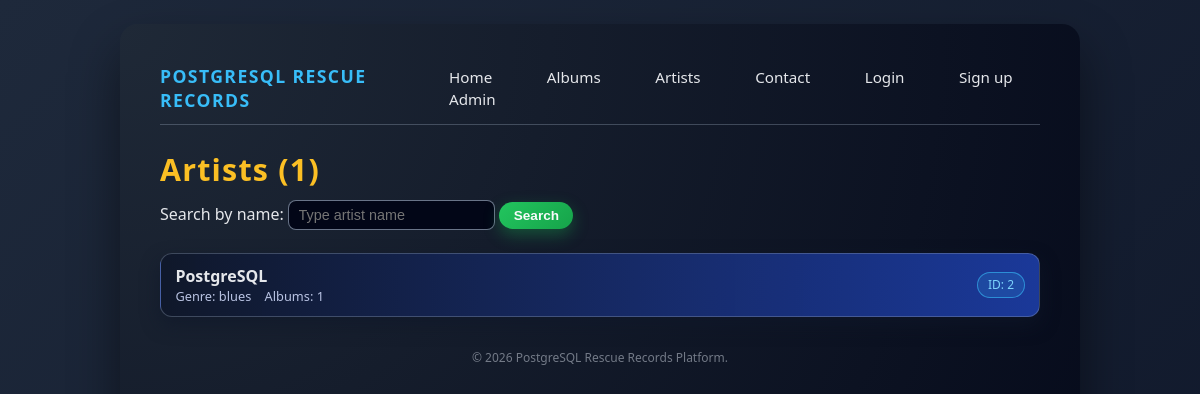
The page /artists/ on the database as committed earlier.
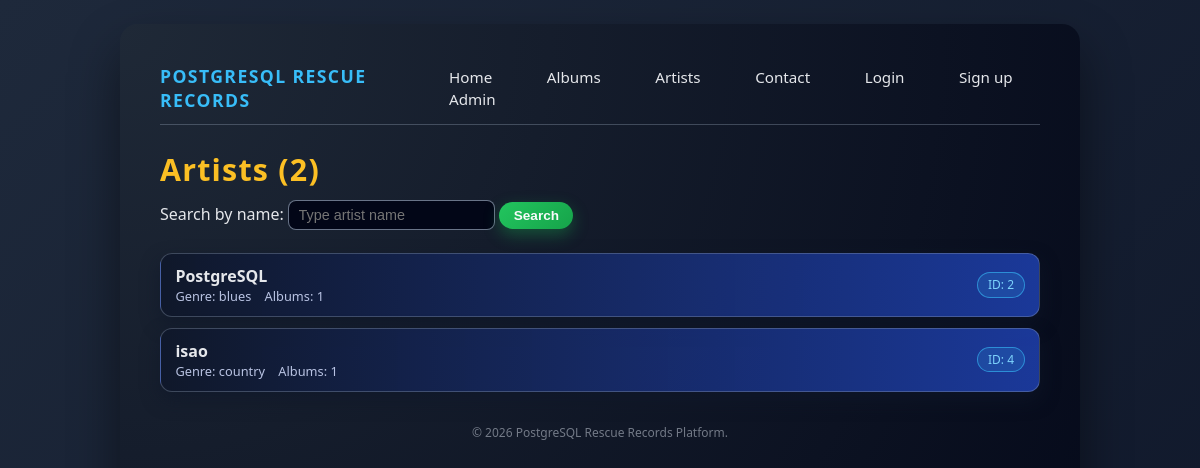
The same page on the database as committed later.
### music_library/models.py (models this page shows, shortened)
class Artist(models.Model):
    name = models.CharField(max_length=100)
    country = models.CharField(max_length=100, blank=True)
    genre = models.ManyToManyField(Genre, related_name='Artists')

class Genre(models.Model):
    name = models.CharField(max_length=100, unique=True)
    def __str__(self):
        return f"{self.name}"

### music_library/views.py (the view)
# urls.py: path('artists/', ml_views.ArtistListView.as_view(), name='artist_list'),
class ArtistListView(ListView):
    model = Artist
    template_name = "music_library/artist_list.html"
    context_object_name = "artists"
    ordering = ['name']
    def get_context_data(self, **kwargs):
        context = super().get_context_data(**kwargs)
        context['total'] = context['artists'].count()
        return context
    def get_queryset(self):
        return super().get_queryset().prefetch_related('genre')

### music_library/templates/music_library/artist_list.html (shortened to what this page needs)
{% extends "core/base.html" %}
{% block content %}
    <h1>Artists ({{ artists|length }})</h1>
    <div class="filter-bar">
        <form method="get">
            <label for="q">Search by name:</label>
            <input
                type="search"
                name="q"
                id="q"
                value="{{ request.GET.q }}"
                placeholder="Type artist name"
            >
            <button type="submit">Search</button>
        </form>
    </div>
    {% if artists %}
        <ul class="album-list">
            {% for artist in artists %}
            <li>
                <div class="album-main">
                    <div class="album-title">
                        <a href="{% url 'artist_detail' artist.pk %}">
                            {{ artist.name }}
                        </a>
                    </div>
                    <div class="album-meta">
                        Genre:
                        {% for genre in artist.genre.all %}
                        {{ genre }}
                        {% endfor %}
                        Albums: {{ artist.Albums.count }}
                    </div>
                </div>
                <span class="badge">
                    ID: {{ artist.pk }}
                </span>
            </li>
            {% endfor %}
        </ul>
    {% else %}
        <p>No artists found.</p>
    {% endif %}
{% endblock %}

Rows that differ between the two databases and show on the page:
added Artist: name "isao", Albums.count "1", pk "4"
added Genre: name "country", shown under "isao"
Other text that changed with them:
{{ artists|length }}: "1" → "2"
